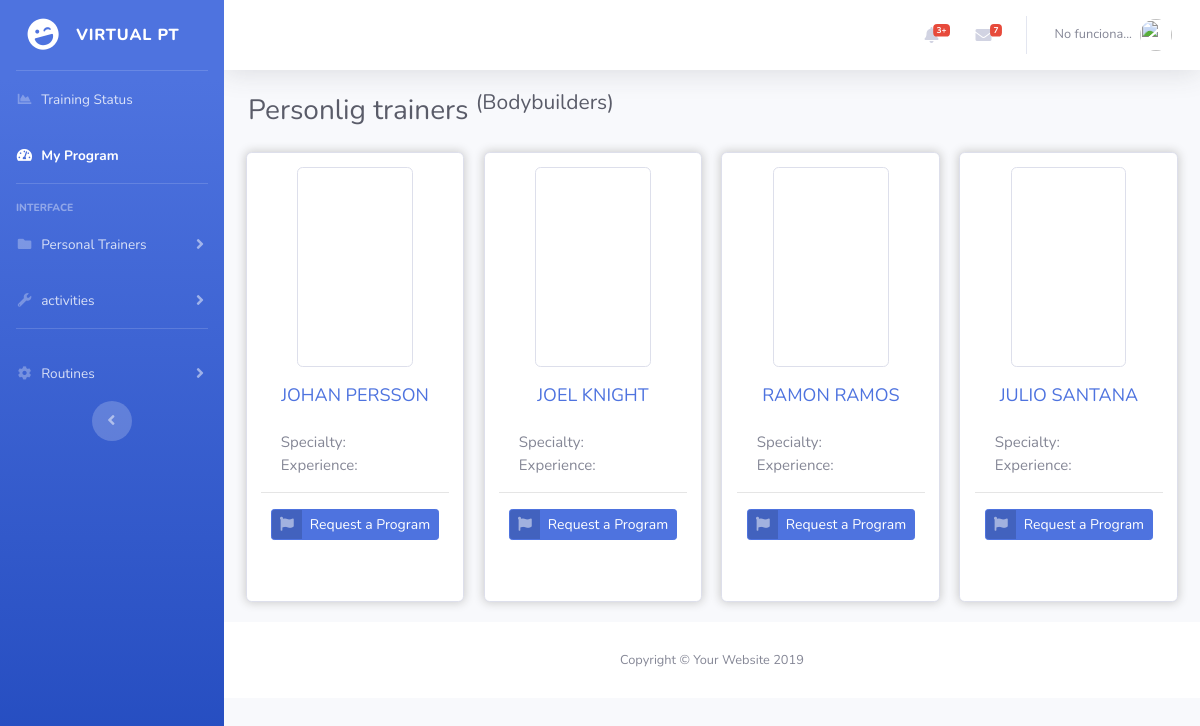
Screenshot of /pers_trainers_bb.php with the database file from the repository.
### tables this page shows
CREATE TABLE `users` (
  `id_user` int(11) NOT NULL,
  `email` varchar(255) DEFAULT NULL,
  `password` varchar(50) DEFAULT NULL,
  `status` int(11) DEFAULT NULL,
  `name` varchar(15) DEFAULT NULL,
  `surname` varchar(15) DEFAULT NULL,
  `profilephoto` varchar(255) DEFAULT NULL,
  `year` int(11) DEFAULT NULL,
  `month` varchar(255) DEFAULT NULL,
  `day` int(11) DEFAULT NULL,
  `country` varchar(255) DEFAULT NULL,
  `city` varchar(255) DEFAULT NULL,
  `rank` int(11) DEFAULT NULL,
  `pt_type` int(11) DEFAULT NULL,
  `pt_experience` int(11) DEFAULT NULL
);

### inc/pt_card.php (the view)
<div class="pt_card">
    <div class="col mr-2">
        <div class="pt_pic">
        </div>
        <div class="ptp_info">
            <?php echo $row_DatosConsulta['name']; ?> <?php echo $row_DatosConsulta['surname']; ?>
        </div>
    </div>
    <div class="pt_prof">
        <br>Specialty:
        <br>Experience:
        </div>
        <hr>
    <div style="text-align: center;">
        <a href="#" class="btn btn-primary btn-icon-split btn-sm">
            <span class="icon text-white-50">
                <i class="fas fa-flag"></i>
            </span>
            <span class="text">Request a Program</span>
        </a>
    </div>
</div>

### pers_trainers_bb.php (shortened to what this page needs)
<?php require_once('connections/conexion.php');?>
<?php
$query_DatosConsulta = sprintf("SELECT * FROM users WHERE rank = 2 AND pt_type = 1 ORDER BY id_user ASC");
$DatosConsulta = mysqli_query($con, $query_DatosConsulta) or die(mysqli_error($con));
$row_DatosConsulta = mysqli_fetch_assoc($DatosConsulta);
?>
<!DOCTYPE html>
<html lang="en">
<head>
  <?php include("inc/header.php"); ?>
</head>
<body id="page-top">
  <div id="wrapper">
    <?php include("inc/menu.php"); ?>
    <div id="content-wrapper" class="d-flex flex-column">
      <div id="content">
        <?php include("inc/topbar.php"); ?>
        <div class="container-fluid">
        <div class="d-sm-flex align-items-center justify-content-between mb-4">
            <h1 class="h3 mb-0 text-gray-800">Personlig trainers <sup>(Bodybuilders)</sup></h1>
          </div>
          <div class="row">
          <?php if ($row_DatosConsulta > 0) {
           do { ?>
          <?php include("inc/pt_card.php"); ?>
            <?php } while ($row_DatosConsulta = mysqli_fetch_assoc($DatosConsulta));
            }
            else
            { ?>
            No hay resultado.
            <?php }  ?>
          </div>
      </div>
      <footer class="sticky-footer bg-white">
        <div class="container my-auto">
          <div class="copyright text-center my-auto">
            <span>Copyright &copy; Your Website 2019</span>
          </div>
        </div>
      </footer>
    </div>
  </div>
</body>
</html>

### css/style.css (style rules this page uses)
body { margin: 0; padding: 0; font-family: 'Lucida Sans', 'Lucida Sans Regular', 'Lucida Grande', 'Lucida Sans Unicode', Geneva, Verdana, sans-serif; font-weight: 100; background-color: #002254; }
.pt_card { width:23%; height:450px; margin:0 1% 20px; padding: 1.5%; background-color: #FFF; border: 1px solid #dddfeb; border-radius: 0.35rem; box-shadow: 0px 0px 10px 1px #ccc; }
.pt_pic { width: 70%; height: 200px; border-radius: 0.35rem; border: 1px solid #dddfeb; margin: 0 auto 15px; }
.ptp_info { text-align: center; font-size: 18px; color: #4e73df; text-transform: uppercase; }
.pt_prof { text-align: left; font-size: 15px; color: #858796; padding: 0 20px; }

### rows the page displays
users: name "JOHAN", surname "PERSSON"
users: name "JOEL", surname "KNIGHT"
users: name "RAMON", surname "RAMOS"
users: name "JULIO", surname "SANTANA"
